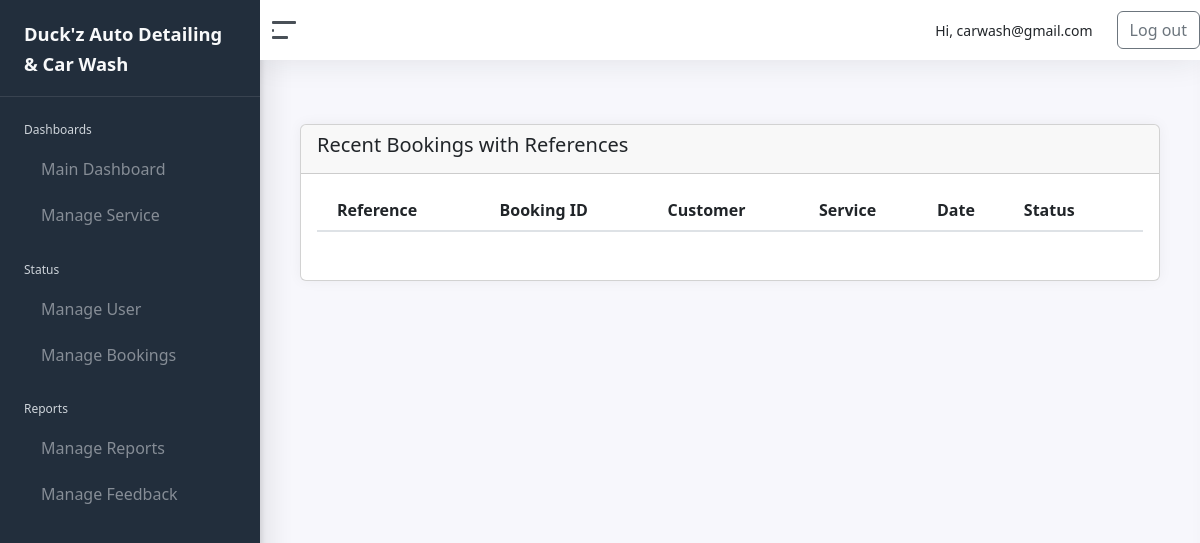
/admin/manage_reference.php (signed in), run on an earlier commit of the app's database.
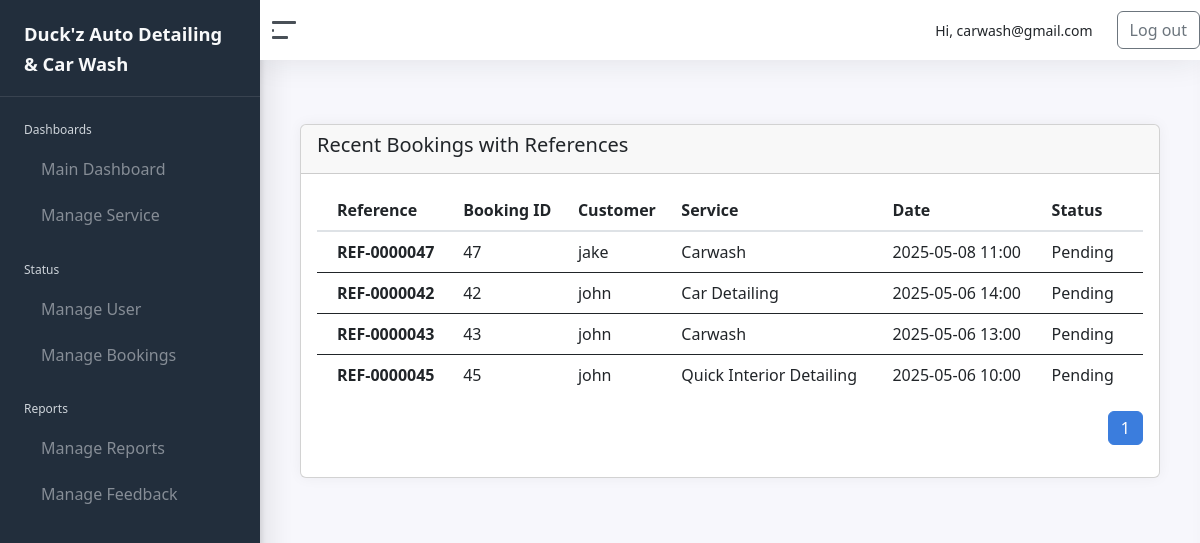
And on a later commit of the database.
### tables this page shows
CREATE TABLE `bookings` (
  `BookingID` int(11) NOT NULL,
  `CustomerID` int(11) NOT NULL,
  `ServiceID` int(11) NOT NULL,
  `BookingDate` datetime DEFAULT current_timestamp(),
  `StatusID` int(11) DEFAULT 1,
  `NumberOfCars` int(11) DEFAULT 1,
  `CarType` varchar(50) DEFAULT NULL,
  `CarQuantity` int(11) NOT NULL DEFAULT 1,
  `CarTypeID` int(11) NOT NULL
);

CREATE TABLE `customer` (
  `CustomerID` int(11) NOT NULL,
  `Username` varchar(50) NOT NULL,
  `EmailAddress` varchar(100) NOT NULL,
  `Age` int(11) DEFAULT NULL,
  `Password` varchar(255) NOT NULL,
  `ConfirmPassword` varchar(255) NOT NULL,
  `ProfilePicture` varchar(255) DEFAULT NULL,
  `ServiceID` int(11) DEFAULT NULL,
  `BookingDate` datetime DEFAULT NULL,
  `StatusID` int(11) DEFAULT 1,
  `is_google_user` tinyint(1) DEFAULT 0,
  `Status` enum('Active','Blocked') NOT NULL DEFAULT 'Active',
  `otp_code` varchar(6) DEFAULT NULL,
  `otp_expires_at` datetime DEFAULT NULL
);

CREATE TABLE `service` (
  `ServiceID` int(11) NOT NULL,
  `ServiceName` varchar(100) NOT NULL,
  `Description` text DEFAULT NULL,
  `ImagePath` varchar(255) DEFAULT NULL,
  `BasePrice` decimal(10,2) NOT NULL DEFAULT 0.00
);

CREATE TABLE `status` (
  `StatusID` int(11) NOT NULL,
  `StatusName` varchar(20) NOT NULL
);

### admin/includes/reference.php (called while the page is built)
<?php
function generateBookingReference($bookingID) {
    return 'REF-' . str_pad($bookingID, 7, '0', STR_PAD_LEFT);
}
?>

### admin/manage_reference.php (the view, shortened to what this page needs)
<?php
require_once '../connection/conn.php';
        require_once 'includes/reference.php';
        $limit = 10;
        $page = isset($_GET['page']) ? (int)$_GET['page'] : 1;
        $page = max($page, 1);
        $offset = ($page - 1) * $limit;
        $countQuery = "SELECT COUNT(*) AS total FROM bookings";
        $countResult = mysqli_query($conn, $countQuery);
        $totalBookings = mysqli_fetch_assoc($countResult)['total'];
        $totalPages = ceil($totalBookings / $limit);
        $bookingQuery = "
            SELECT b.BookingID, b.BookingDate, c.Username, s.ServiceName, st.StatusName
            FROM bookings b
            JOIN customer c ON b.CustomerID = c.CustomerID
            JOIN service s ON b.ServiceID = s.ServiceID
            JOIN status st ON b.StatusID = st.StatusID
            ORDER BY b.BookingDate DESC
            LIMIT $limit OFFSET $offset
        ";
        $bookingResult = mysqli_query($conn, $bookingQuery);
?>
<!DOCTYPE html>
<html lang="en">
<head>
    <?php include 'includes/head.php'; ?>
</head>
<body>
    <div class="wrapper">
        <?php include 'includes/sidebar.php'; ?>
        <div class="main">
            <?php include 'includes/navbar.php'; ?>
            <main class="content">
                <div class="row mt-4">
                    <div class="col-12">
                        <div class="card">
                            <div class="card-header">
                                <h5>Recent Bookings with References</h5>
                            </div>
                            <div class="card-body table-responsive">
                                <table class="table table-hover">
                                    <thead>
                                        <tr>
                                            <th>Reference</th>
                                            <th>Booking ID</th>
                                            <th>Customer</th>
                                            <th>Service</th>
                                            <th>Date</th>
                                            <th>Status</th>
                                        </tr>
                                    </thead>
                                    <tbody>
                                        <?php while ($row = mysqli_fetch_assoc($bookingResult)) : ?>
                                            <tr>
                                                <td><strong><?php echo generateBookingReference($row['BookingID']); ?></strong></td>
                                                <td><?php echo $row['BookingID']; ?></td>
                                                <td><?php echo htmlspecialchars($row['Username']); ?></td>
                                                <td><?php echo htmlspecialchars($row['ServiceName']); ?></td>
                                                <td><?php echo date('Y-m-d H:i', strtotime($row['BookingDate'])); ?></td>
                                                <td><?php echo htmlspecialchars($row['StatusName']); ?></td>
                                            </tr>
                                        <?php endwhile; ?>
                                    </tbody>
                                </table>
                                <nav aria-label="Page navigation">
                                <ul class="pagination justify-content-end mt-3">
                                        <?php for ($i = 1; $i <= $totalPages; $i++): ?>
                                            <li class="page-item <?php echo ($i == $page) ? 'active' : ''; ?>">
                                                <a class="page-link" href="?page=<?php echo $i; ?>"><?php echo $i; ?></a>
                                            </li>
                                        <?php endfor; ?>
                                    </ul>
                                </nav>
                            </div>
                        </div>
                    </div>
                </div>
            </main>
        </div>
    </div>
</body>
</html>

What changed in the data, as far as the page shows it:
added bookings: BookingID "REF-0000047", BookingID "47", CustomerID.Username "jake", ServiceID.ServiceName "Carwash", BookingDate "2025-05-08 11:00", StatusID.StatusName "Pending"
added bookings: BookingID "REF-0000042", BookingID "42", CustomerID.Username "john", ServiceID.ServiceName "Car Detailing", BookingDate "2025-05-06 14:00", StatusID.StatusName "Pending"
added bookings: BookingID "REF-0000043", BookingID "43", CustomerID.Username "john", ServiceID.ServiceName "Carwash", BookingDate "2025-05-06 13:00", StatusID.StatusName "Pending"
added bookings: BookingID "REF-0000045", BookingID "45", CustomerID.Username "john", ServiceID.ServiceName "Quick Interior Detailing", BookingDate "2025-05-06 10:00", StatusID.StatusName "Pending"
Also different on the page:
new list line: "1"
